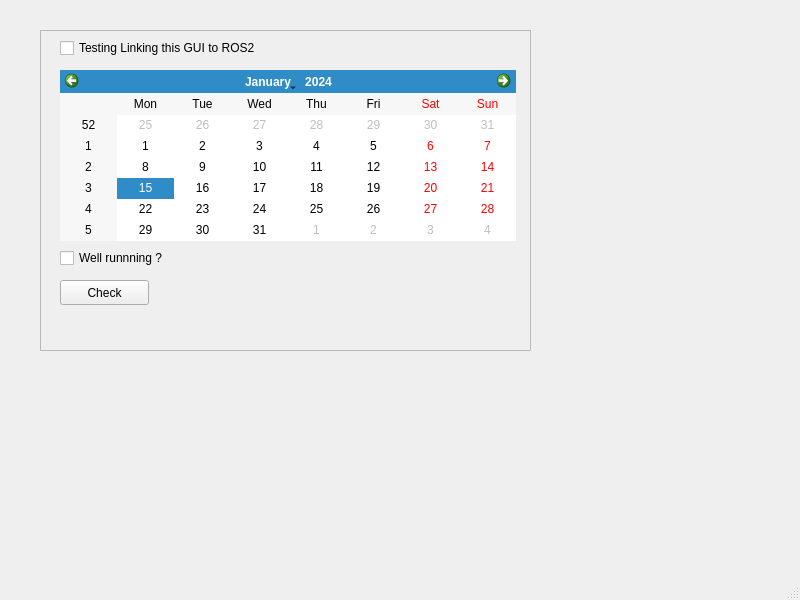
<?xml version="1.0" encoding="UTF-8"?>
<ui version="4.0">
 <class>MainWindow</class>
 <widget class="QMainWindow" name="MainWindow">
  <property name="geometry">
   <rect>
    <x>0</x>
    <y>0</y>
    <width>800</width>
    <height>600</height>
   </rect>
  </property>
  <property name="windowTitle">
   <string>MainWindow</string>
  </property>
  <widget class="QWidget" name="centralwidget">
   <widget class="QFrame" name="frame">
    <property name="geometry">
     <rect>
      <x>40</x>
      <y>30</y>
      <width>491</width>
      <height>321</height>
     </rect>
    </property>
    <property name="frameShape">
     <enum>QFrame::StyledPanel</enum>
    </property>
    <property name="frameShadow">
     <enum>QFrame::Raised</enum>
    </property>
    <widget class="QCheckBox" name="checkBox">
     <property name="geometry">
      <rect>
       <x>20</x>
       <y>10</y>
       <width>241</width>
       <height>16</height>
      </rect>
     </property>
     <property name="text">
      <string>Testing Linking this GUI to ROS2</string>
     </property>
    </widget>
    <widget class="QCalendarWidget" name="calendarWidget">
     <property name="geometry">
      <rect>
       <x>20</x>
       <y>40</y>
       <width>456</width>
       <height>171</height>
      </rect>
     </property>
    </widget>
    <widget class="QCheckBox" name="checkBox_2">
     <property name="geometry">
      <rect>
       <x>20</x>
       <y>220</y>
       <width>241</width>
       <height>16</height>
      </rect>
     </property>
     <property name="text">
      <string>Well runnning ?</string>
     </property>
    </widget>
    <widget class="QPushButton" name="pushButton">
     <property name="geometry">
      <rect>
       <x>20</x>
       <y>250</y>
       <width>89</width>
       <height>25</height>
      </rect>
     </property>
     <property name="text">
      <string>Check</string>
     </property>
    </widget>
   </widget>
  </widget>
  <widget class="QMenuBar" name="menubar">
   <property name="geometry">
    <rect>
     <x>0</x>
     <y>0</y>
     <width>800</width>
     <height>22</height>
    </rect>
   </property>
  </widget>
  <widget class="QStatusBar" name="statusbar"/>
 </widget>
 <resources/>
 <connections/>
</ui>
